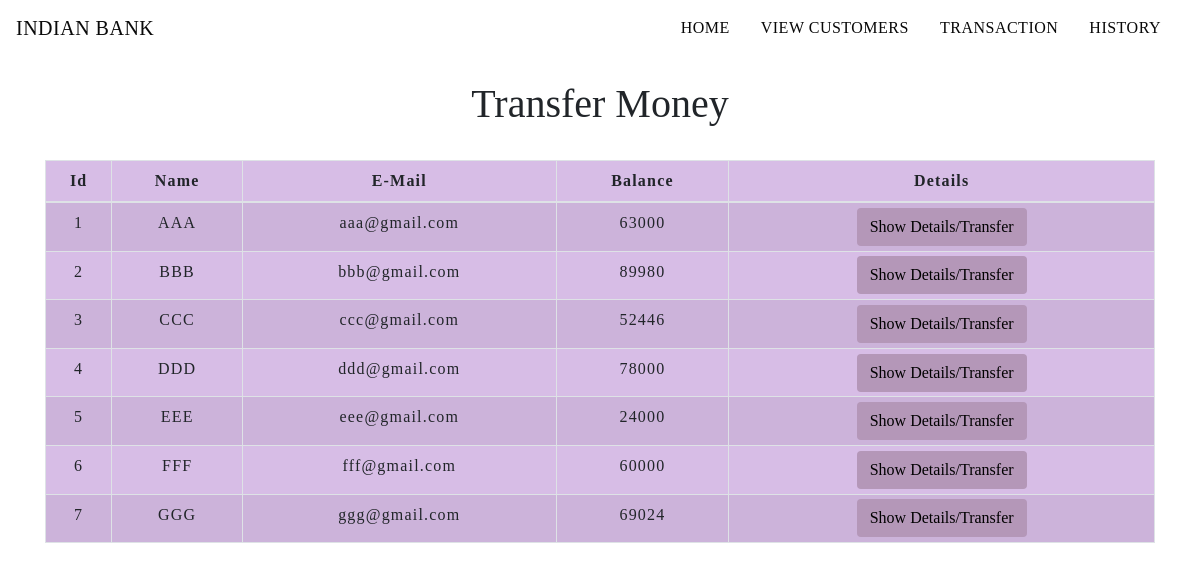
Before: /transfer.php with the older database file.
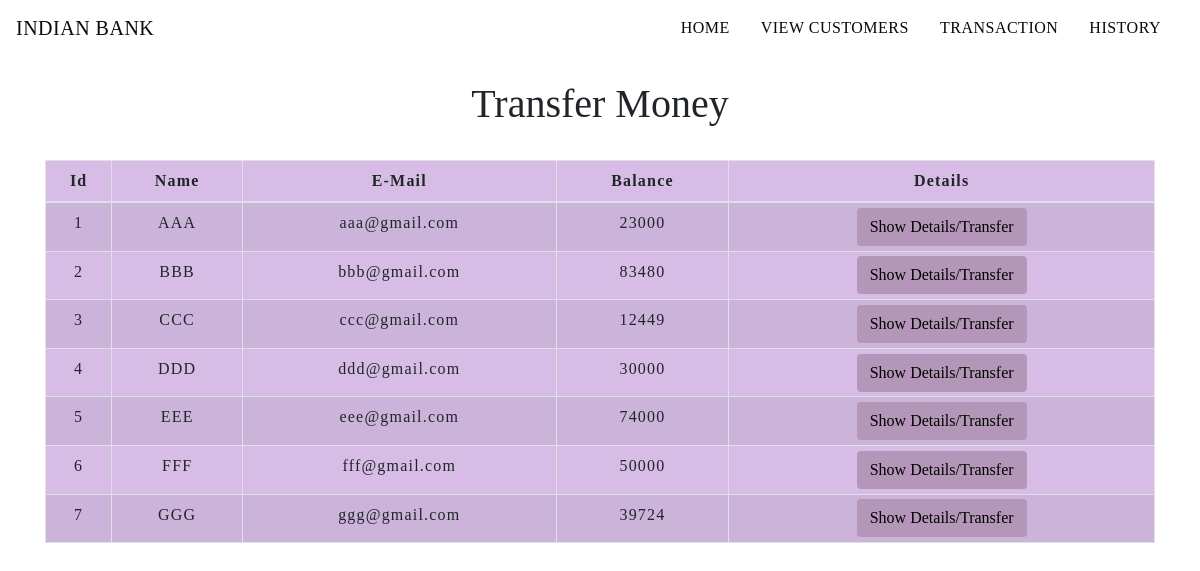
After: the same page with the newer database file.
### tables this page shows
CREATE TABLE `users_details` (
  `id` int(5) NOT NULL,
  `name` varchar(100) NOT NULL,
  `email` varchar(150) NOT NULL,
  `balance` int(10) NOT NULL
);

### transfer.php (the view, shortened to what this page needs)
<!DOCTYPE html>
<html lang="en">
<head>
    <link rel="stylesheet" href="https://maxcdn.bootstrapcdn.com/bootstrap/4.0.0/css/bootstrap.min.css">
    <link rel="stylesheet" type="text/css" href="css/table.css">
    <link rel="stylesheet" type="text/css" href="css/navbar.css">
</head>
<body>
    <?php
    include 'config.php';
    $sql = "SELECT * FROM users_details";
    $result = mysqli_query($conn, $sql);
    ?>
    <?php
    include 'navbar.php';
    ?>
    <div class="container">
        <h2 class="text-center pt-4">Transfer Money</h2>
        <br>
        <div class="row">
            <div class="col">
                <div class="table-responsive-sm">
                    <table class="table table-hover table-sm table-striped table-condensed table-bordered">
                        <thead>
                            <tr>
                                <th scope="col" class="text-center py-2">Id</th>
                                <th scope="col" class="text-center py-2">Name</th>
                                <th scope="col" class="text-center py-2">E-Mail</th>
                                <th scope="col" class="text-center py-2">Balance</th>
                                <th scope="col" class="text-center py-2">Details</th>
                            </tr>
                        </thead>
                        <tbody>
                            <?php
                            while ($rows = mysqli_fetch_assoc($result)) {
                            ?>
                                <tr>
                                    <td class="py-2"><?php echo $rows['id'] ?></td>
                                    <td class="py-2"><?php echo $rows['name'] ?></td>
                                    <td class="py-2"><?php echo $rows['email'] ?></td>
                                    <td class="py-2"><?php echo $rows['balance'] ?></td>
                                    <td><a href="userdetail.php?id= <?php echo $rows['id']; ?>"> <button type="button" class="btn">Show Details/Transfer</button></a></td>
                                </tr>
                            <?php
                            }
                            ?>
                        </tbody>
                    </table>
                </div>
            </div>
        </div>
    </div>
</body>
</html>

### navbar.php (shortened to what this page needs)
<nav class="navbar navbar-expand-md">
  <a class="navbar-brand" href="index.php">INDIAN BANK</a>
  <div class="collapse navbar-collapse" id="collapsibleNavbar">
    <ul class="navbar-nav ml-auto">
      <li class="nav-item">
        <a class="nav-link" href="index.php">HOME</a>
      </li>
      <li class="nav-item">
        <a class="nav-link" href="transfer.php">VIEW CUSTOMERS</a>
      </li>
      <li class="nav-item">
        <a class="nav-link" href="transfer.php">TRANSACTION</a>
      </li>
      <li class="nav-item">
        <a class="nav-link" href="history.php">HISTORY</a>
      </li>
  </div>
</nav>

### css/table.css (style rules this page uses)
* { padding: 0; margin: 0; box-sizing: border-box; font-family: s; }
h2 { font-size: 40px; }
table { letter-spacing: 1.2px; }
.table-striped { background-color: rgb(215, 189, 230); }
td { text-align: center; }
button { border: none; background: #b497b8; transition: 1s; }

### css/navbar.css (style rules this page uses)
.nav-link { margin-right: 15px; color: #080808; letter-spacing: 0.5px; transition: 0.5s; }
.navbar-brand { color: #0a0a0a; letter-spacing: 0.5px; }

### transfer.php (style rules this page uses)
button { transition: 1.5s; }

Changed rows visible on the page:
changed users_details "AAA": balance "63000" → "23000"
changed users_details "BBB": balance "89980" → "83480"
changed users_details "CCC": balance "52446" → "12449"
changed users_details "DDD": balance "78000" → "30000"
changed users_details "EEE": balance "24000" → "74000"
changed users_details "FFF": balance "60000" → "50000"
changed users_details "GGG": balance "69024" → "39724"
